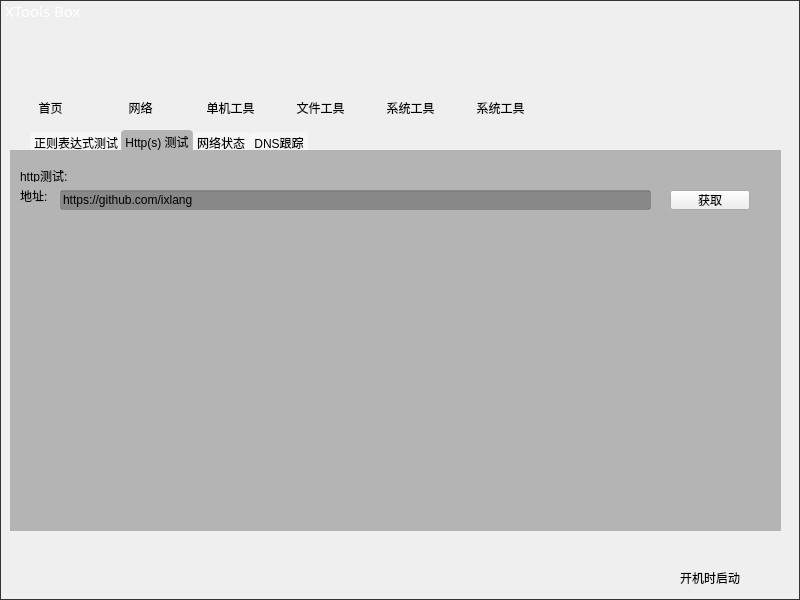
<?xml version="1.0" encoding="UTF-8"?>
<ui version="4.0">
 <class>MainWin</class>
 <widget class="QDialog" name="MainWin">
  <property name="geometry">
   <rect>
    <x>0</x>
    <y>0</y>
    <width>800</width>
    <height>600</height>
   </rect>
  </property>
  <property name="minimumSize">
   <size>
    <width>800</width>
    <height>600</height>
   </size>
  </property>
  <property name="maximumSize">
   <size>
    <width>800</width>
    <height>600</height>
   </size>
  </property>
  <property name="windowTitle">
   <string>Dialog</string>
  </property>
  <property name="windowIcon">
   <iconset>
    <normaloff>.</normaloff>.</iconset>
  </property>
  <property name="styleSheet">
   <string notr="true">#MainWin{
background-image:url(&quot;bg.png&quot;);
border-width: 1px 1px 1px 1px; 
border-style: solid; 
border-color: #333333; 
}
</string>
  </property>
  <widget class="QPushButton" name="btnClose">
   <property name="geometry">
    <rect>
     <x>760</x>
     <y>0</y>
     <width>39</width>
     <height>21</height>
    </rect>
   </property>
   <property name="styleSheet">
    <string notr="true">#btnClose{
border-image: url(CtrlButton.png) 0 78 99 0;
border-style: none;
}
#btnClose::hover{
border-image: url(CtrlButton.png) 0 39 99 39;
border-style: none;
}
#btnClose::pressed{
border-image: url(CtrlButton.png) 0 0 99 78;
border-style: none;
}</string>
   </property>
   <property name="text">
    <string/>
   </property>
  </widget>
  <widget class="QPushButton" name="btnMax">
   <property name="geometry">
    <rect>
     <x>733</x>
     <y>1</y>
     <width>28</width>
     <height>20</height>
    </rect>
   </property>
   <property name="styleSheet">
    <string notr="true">#btnMax{
border-image: url(CtrlButton.png) 21 88 80 0;
border-style: none;
}
#btnMax::hover{
border-image: url(CtrlButton.png) 21 60 80 28;
border-style: none;
}
#btnMax::pressed{
border-image: url(CtrlButton.png) 21 32 80 56;
border-style: none;
}</string>
   </property>
   <property name="text">
    <string/>
   </property>
  </widget>
  <widget class="QPushButton" name="btnMin">
   <property name="geometry">
    <rect>
     <x>706</x>
     <y>1</y>
     <width>28</width>
     <height>20</height>
    </rect>
   </property>
   <property name="styleSheet">
    <string notr="true">#btnMin{
border-image: url(CtrlButton.png) 41 88 60 0;
border-style: none;
}
#btnMin::hover{
border-image: url(CtrlButton.png) 41 60 60 28;
border-style: none;
}
#btnMin::pressed{
border-image: url(CtrlButton.png) 41 32 60 56;
border-style: none;
}</string>
   </property>
   <property name="text">
    <string/>
   </property>
  </widget>
  <widget class="QLabel" name="label">
   <property name="geometry">
    <rect>
     <x>5</x>
     <y>3</y>
     <width>191</width>
     <height>16</height>
    </rect>
   </property>
   <property name="font">
    <font>
     <family>微软雅黑</family>
     <pointsize>11</pointsize>
    </font>
   </property>
   <property name="styleSheet">
    <string notr="true">color:#fff</string>
   </property>
   <property name="text">
    <string>XTools Box</string>
   </property>
  </widget>
  <widget class="QLabel" name="label_2">
   <property name="geometry">
    <rect>
     <x>680</x>
     <y>570</y>
     <width>71</width>
     <height>16</height>
    </rect>
   </property>
   <property name="text">
    <string>开机时启动</string>
   </property>
  </widget>
  <widget class="QTabWidget" name="tabWidget">
   <property name="geometry">
    <rect>
     <x>10</x>
     <y>130</y>
     <width>781</width>
     <height>411</height>
    </rect>
   </property>
   <property name="styleSheet">
    <string notr="true">#tabWidget::pane {
	border:0px solid #C3C7CB;
}
 
#tabWidget::tab-bar {
	left:20px;
}
 
/* 标签外形设置 */
QTabBar::tab {
	background: #6fffffff;  
	border:0px solid #C4C4C3;
	border-bottom-color:#C2C7CB;
	border-top-left-radius:4px;
	border-top-right-radius:4px;
	min-width:50px;
	padding:4px;
	color:#000;
	margin-bottom:-4px;
}
 QTabBar::tab:selected {
	margin-left:-1px;
	margin-right:-1px;
}
/* 标签被选中时或鼠标悬浮时 */
QTabBar::tab:selected,QTabBar::tab:hover {
	background: #3f000000;  
}
 
/* 标签被选中时 */
QTabBar::tab:selected {
	
	border-color:#9B9B9B;
	border-bottom-color:#C2C7CB;
}
 
/* 标签未被选中时 */
QTabBar::tab:!selected {
	margin-top:2px;
}
 

/* 最左边的标签被选中时,外框不变化 */
QTabBar::tab:first:selected {
	margin-left:0px;
}
 
/* 最右边的标签被选中时,外框不变化 */
QTabBar::tab:last:selected {
	margin-right:0;
}
</string>
   </property>
   <property name="currentIndex">
    <number>1</number>
   </property>
   <widget class="QWidget" name="tab">
    <property name="styleSheet">
     <string notr="true"/>
    </property>
    <attribute name="title">
     <string>正则表达式测试</string>
    </attribute>
    <widget class="QWidget" name="regwidget" native="true">
     <property name="geometry">
      <rect>
       <x>0</x>
       <y>0</y>
       <width>781</width>
       <height>381</height>
      </rect>
     </property>
     <property name="styleSheet">
      <string notr="true">#regwidget{background: #3f000000;   }</string>
     </property>
     <widget class="QLabel" name="label_3">
      <property name="geometry">
       <rect>
        <x>10</x>
        <y>10</y>
        <width>101</width>
        <height>16</height>
       </rect>
      </property>
      <property name="styleSheet">
       <string notr="true">background:#00000000</string>
      </property>
      <property name="text">
       <string>正则表达式测试</string>
      </property>
     </widget>
     <widget class="QLabel" name="label_5">
      <property name="geometry">
       <rect>
        <x>10</x>
        <y>40</y>
        <width>71</width>
        <height>16</height>
       </rect>
      </property>
      <property name="styleSheet">
       <string notr="true">background:#00000000</string>
      </property>
      <property name="text">
       <string>正则表达式:</string>
      </property>
     </widget>
     <widget class="QLineEdit" name="edtReg">
      <property name="geometry">
       <rect>
        <x>90</x>
        <y>40</y>
        <width>621</width>
        <height>20</height>
       </rect>
      </property>
      <property name="styleSheet">
       <string notr="true">#edtReg{
background: #3f000000;  
}</string>
      </property>
      <property name="text">
       <string>^[A-Za-z\d]+([-_.][A-Za-z\d]+)*@[A-Za-z\d-]+\.[A-Za-z\d]{2,4}$</string>
      </property>
     </widget>
     <widget class="QPushButton" name="btnreg">
      <property name="geometry">
       <rect>
        <x>720</x>
        <y>40</y>
        <width>41</width>
        <height>20</height>
       </rect>
      </property>
      <property name="text">
       <string>测试</string>
      </property>
     </widget>
    </widget>
   </widget>
   <widget class="QWidget" name="tab_2">
    <attribute name="title">
     <string>Http(s) 测试</string>
    </attribute>
    <widget class="QWidget" name="httpwidget" native="true">
     <property name="geometry">
      <rect>
       <x>0</x>
       <y>0</y>
       <width>771</width>
       <height>381</height>
      </rect>
     </property>
     <property name="styleSheet">
      <string notr="true">#httpwidget{background: #3f000000;   }</string>
     </property>
     <widget class="QLabel" name="label_4">
      <property name="geometry">
       <rect>
        <x>10</x>
        <y>20</y>
        <width>54</width>
        <height>12</height>
       </rect>
      </property>
      <property name="text">
       <string>http测试:</string>
      </property>
     </widget>
     <widget class="QLineEdit" name="edthttp">
      <property name="geometry">
       <rect>
        <x>50</x>
        <y>40</y>
        <width>591</width>
        <height>20</height>
       </rect>
      </property>
      <property name="styleSheet">
       <string notr="true">#edthttp{
background: #3f000000;  
}</string>
      </property>
      <property name="text">
       <string>https://github.com/ixlang</string>
      </property>
     </widget>
     <widget class="QLabel" name="label_6">
      <property name="geometry">
       <rect>
        <x>10</x>
        <y>40</y>
        <width>54</width>
        <height>12</height>
       </rect>
      </property>
      <property name="text">
       <string>地址:</string>
      </property>
     </widget>
     <widget class="QPushButton" name="btnhttp">
      <property name="geometry">
       <rect>
        <x>660</x>
        <y>40</y>
        <width>80</width>
        <height>20</height>
       </rect>
      </property>
      <property name="text">
       <string>获取</string>
      </property>
     </widget>
    </widget>
   </widget>
   <widget class="QWidget" name="tab_3">
    <attribute name="title">
     <string>网络状态</string>
    </attribute>
    <widget class="QWidget" name="netwidget" native="true">
     <property name="geometry">
      <rect>
       <x>0</x>
       <y>0</y>
       <width>781</width>
       <height>391</height>
      </rect>
     </property>
     <property name="styleSheet">
      <string notr="true">#netwidget{background: #3f000000;   }</string>
     </property>
     <widget class="QTreeWidget" name="reslist">
      <property name="geometry">
       <rect>
        <x>0</x>
        <y>0</y>
        <width>781</width>
        <height>341</height>
       </rect>
      </property>
      <column>
       <property name="text">
        <string notr="true">1</string>
       </property>
      </column>
     </widget>
     <widget class="QPushButton" name="btnnetstat">
      <property name="geometry">
       <rect>
        <x>680</x>
        <y>350</y>
        <width>91</width>
        <height>31</height>
       </rect>
      </property>
      <property name="text">
       <string>刷新</string>
      </property>
     </widget>
    </widget>
   </widget>
   <widget class="QWidget" name="tab_4">
    <attribute name="title">
     <string>DNS跟踪</string>
    </attribute>
    <widget class="QWidget" name="dnswidget" native="true">
     <property name="geometry">
      <rect>
       <x>0</x>
       <y>0</y>
       <width>781</width>
       <height>391</height>
      </rect>
     </property>
     <property name="styleSheet">
      <string notr="true">#dnswidget{background: #3f000000;   }</string>
     </property>
     <widget class="QPushButton" name="btndns">
      <property name="geometry">
       <rect>
        <x>680</x>
        <y>340</y>
        <width>91</width>
        <height>31</height>
       </rect>
      </property>
      <property name="text">
       <string>DNS节点跟踪</string>
      </property>
     </widget>
    </widget>
   </widget>
  </widget>
  <widget class="QPushButton" name="btnNet">
   <property name="geometry">
    <rect>
     <x>100</x>
     <y>30</y>
     <width>81</width>
     <height>91</height>
    </rect>
   </property>
   <property name="styleSheet">
    <string notr="true">#btnNet{
image: url(qb3.png);
border-image: url(qb.png) 0 240 0 0;
border-style: none;
text-align: bottom;
padding-bottom:4px;
}
#btnNet::hover{
border-image: url(qb.png) 0 80 0 160;
border-style: none;
}
#btnNet::pressed{
border-image: url(qb.png) 0 0 0 240;
border-style: none;
}
#btnNet::checked{
border-image: url(qb.png) 0 0 0 240;
border-style: none;
}</string>
   </property>
   <property name="text">
    <string>网络</string>
   </property>
  </widget>
  <widget class="QPushButton" name="btnLocal">
   <property name="geometry">
    <rect>
     <x>190</x>
     <y>30</y>
     <width>81</width>
     <height>91</height>
    </rect>
   </property>
   <property name="styleSheet">
    <string notr="true">#btnLocal{
image: url(qb1.png);
border-image: url(qb.png) 0 240 0 0;
border-style: none;
text-align: bottom;
padding-bottom:4px;
}
#btnLocal::hover{
border-image: url(qb.png) 0 80 0 160;
border-style: none;
}
#btnLocal::pressed{
border-image: url(qb.png) 0 0 0 240;
border-style: none;
}
#btnLocal::checked{
border-image: url(qb.png) 0 0 0 240;
border-style: none;
}</string>
   </property>
   <property name="text">
    <string>单机工具</string>
   </property>
  </widget>
  <widget class="QPushButton" name="btnFile">
   <property name="geometry">
    <rect>
     <x>280</x>
     <y>30</y>
     <width>81</width>
     <height>91</height>
    </rect>
   </property>
   <property name="styleSheet">
    <string notr="true">#btnFile{
image: url(qb4.png);
border-image: url(qb.png) 0 240 0 0;
border-style: none;
text-align: bottom;
padding-bottom:4px;
}
#btnFile::hover{
border-image: url(qb.png) 0 80 0 160;
border-style: none;
}
#btnFile::pressed{
border-image: url(qb.png) 0 0 0 240;
border-style: none;
}
#btnFile::checked{
border-image: url(qb.png) 0 0 0 240;
border-style: none;
}</string>
   </property>
   <property name="text">
    <string>文件工具</string>
   </property>
  </widget>
  <widget class="QPushButton" name="btnSys">
   <property name="geometry">
    <rect>
     <x>370</x>
     <y>30</y>
     <width>81</width>
     <height>91</height>
    </rect>
   </property>
   <property name="styleSheet">
    <string notr="true">#btnSys{
image: url(qb5.png);
border-image: url(qb.png) 0 240 0 0;
border-style: none;
text-align: bottom;
padding-bottom:4px;
}
#btnSys::hover{
border-image: url(qb.png) 0 80 0 160;
border-style: none;
}
#btnSys::pressed{
border-image: url(qb.png) 0 0 0 240;
border-style: none;
}
#btnSys::checked{
border-image: url(qb.png) 0 0 0 240;
border-style: none;
}</string>
   </property>
   <property name="text">
    <string>系统工具</string>
   </property>
  </widget>
  <widget class="QPushButton" name="btnMain">
   <property name="geometry">
    <rect>
     <x>10</x>
     <y>30</y>
     <width>81</width>
     <height>91</height>
    </rect>
   </property>
   <property name="font">
    <font>
     <kerning>true</kerning>
    </font>
   </property>
   <property name="styleSheet">
    <string notr="true">#btnMain{
image: url(qb0.png);
border-image: url(qb.png) 0 240 0 0;
border-style: none;
text-align: bottom;
padding-bottom:4px;
}
#btnMain::hover{
border-image: url(qb.png) 0 80 0 160;
border-style: none;
}
#btnMain::pressed{
border-image: url(qb.png) 0 0 0 240;
border-style: none;
}
#btnMain::checked{
border-image: url(qb.png) 0 0 0 240;
border-style: none;
}</string>
   </property>
   <property name="text">
    <string>首页</string>
   </property>
   <property name="checkable">
    <bool>true</bool>
   </property>
  </widget>
  <widget class="QPushButton" name="btnOther">
   <property name="geometry">
    <rect>
     <x>460</x>
     <y>30</y>
     <width>81</width>
     <height>91</height>
    </rect>
   </property>
   <property name="styleSheet">
    <string notr="true">#btnOther{
image: url(qbX.png);
border-image: url(qb.png) 0 240 0 0;
border-style: none;
text-align: bottom;
padding-bottom:4px;
}
#btnOther::hover{
border-image: url(qb.png) 0 80 0 160;
border-style: none;
}
#btnOther::pressed{
border-image: url(qb.png) 0 0 0 240;
border-style: none;
}
#btnOther::checked{
border-image: url(qb.png) 0 0 0 240;
border-style: none;
}</string>
   </property>
   <property name="text">
    <string>系统工具</string>
   </property>
  </widget>
 </widget>
 <resources/>
 <connections/>
</ui>
